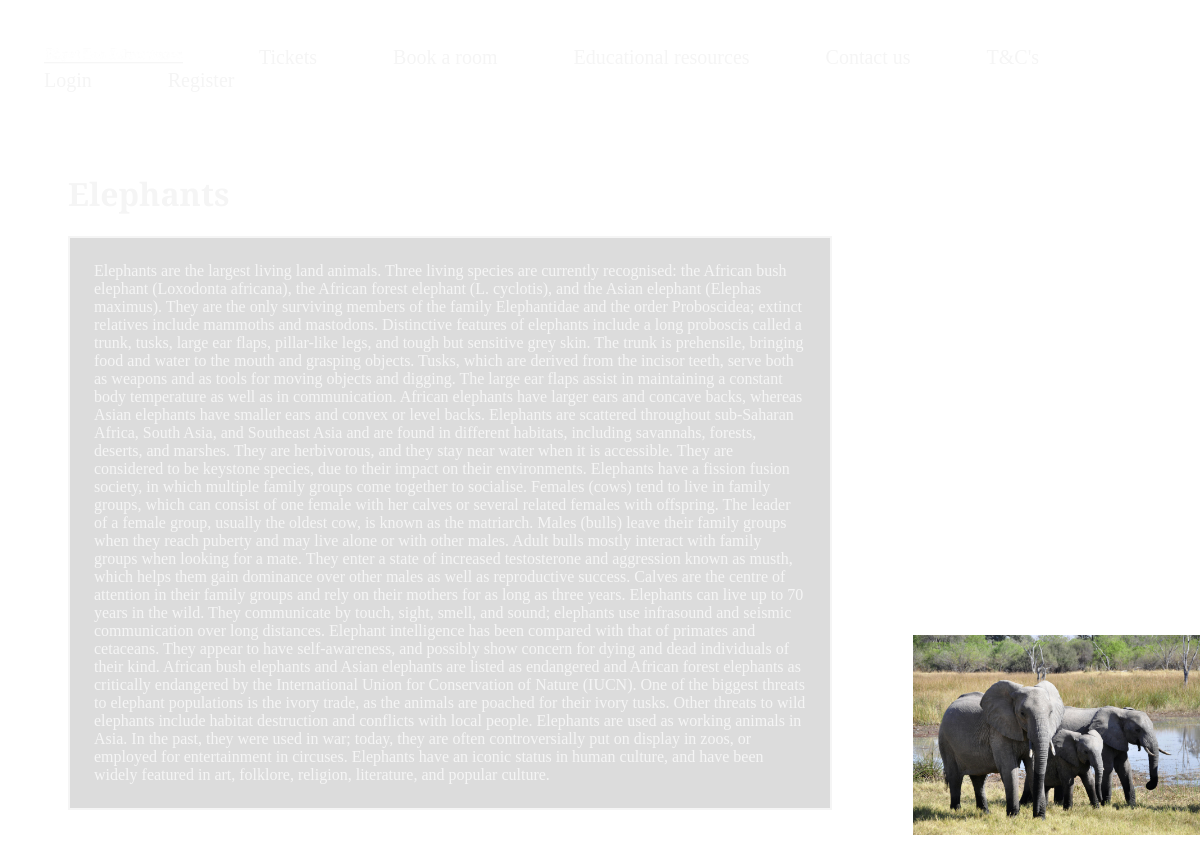
The app's page /animal/Elephants with its own data.
### app.py (models this page shows)
class Animals(db.Model): # Creates the SQL table for animals
    id = db.Column(db.Integer, primary_key=True)
    name = db.Column(db.String(30), unique=False, nullable=True)
    description = db.Column(db.String(200), unique=False, nullable=True)
    image_location = db.Column(db.String(60), unique=False, nullable=True)
    wikidescription = db.Column(db.String(1000), unique=False, nullable=True)

### app.py (the view)
@app.route('/animal/<animal_name>', methods=['GET','POST']) # This is the page route for each animal
def animal(animal_name): #this holds the logic for the animal function
    animal = Animals.query.filter_by(name=animal_name).first() # gets the animal based on the name selected in the link
    animal_description = animal.wikidescription # gets the description of this animal from the query
    animal_image = animal.image_location # gets the unique image for this animal
    return render_template('animal.html', animal_name=animal_name, animal_description=animal_description, animal_image=animal_image) # renders the template with the unique variables

### templates/animal.html (shortened to what this page needs)
{% extends 'base.html' %}
{% block content %}
<!DOCTYPE html>
<html lang="en-GB">
    <head>
        <link rel="stylesheet" href="../static/styles/main_style.css">
        <link rel="stylesheet" href="../static/styles/animal_style.css">
    </head>
    <body>
        <h1>{{animal_name}}</h1>
        <p>{{animal_description}}</p>
        <img src="{{animal_image}}" style="margin-top: -80vh; margin-left: 75vw; height: 25vh; width: auto; border: 5px white solid;">
    </body>
</html>
{% endblock %}

### static/styles/main_style.css (style rules this page uses)
body { background-image: url("/static/images/background.jpg"); color: whitesmoke; }

### static/styles/animal_style.css (style rules this page uses)
body { font-family: "PT Serif", serif; }
body h1 { margin-top: 10vh; padding-left: 5vw; }
body p { margin-right: 30vw; margin-left: 5vw; padding: 2vw; background-color: #fff; background-color: rgba(186,186,186,0.5); border: solid 2px whitesmoke; }

### records on screen
Animals: wikidescription "Elephants are the largest living land animals. Three living species are currently recognised: the African bush elephant (Loxodonta africana), the African forest elephant (L. cyclotis), and the Asian elephant (Elephas maximus). They are the only surviving members of the family Elephantidae and the order Proboscidea; extinct relatives include mammoths and mastodons. Distinctive features of elephants include a long proboscis called a trunk, tusks, large ear flaps, pillar-like legs, and tough but sensitive grey skin. The trunk is prehensile, bringing food and water to the mouth and grasping objects. Tusks, which are derived from the incisor teeth, serve both as weapons and as tools for moving…", image_location (picture)
